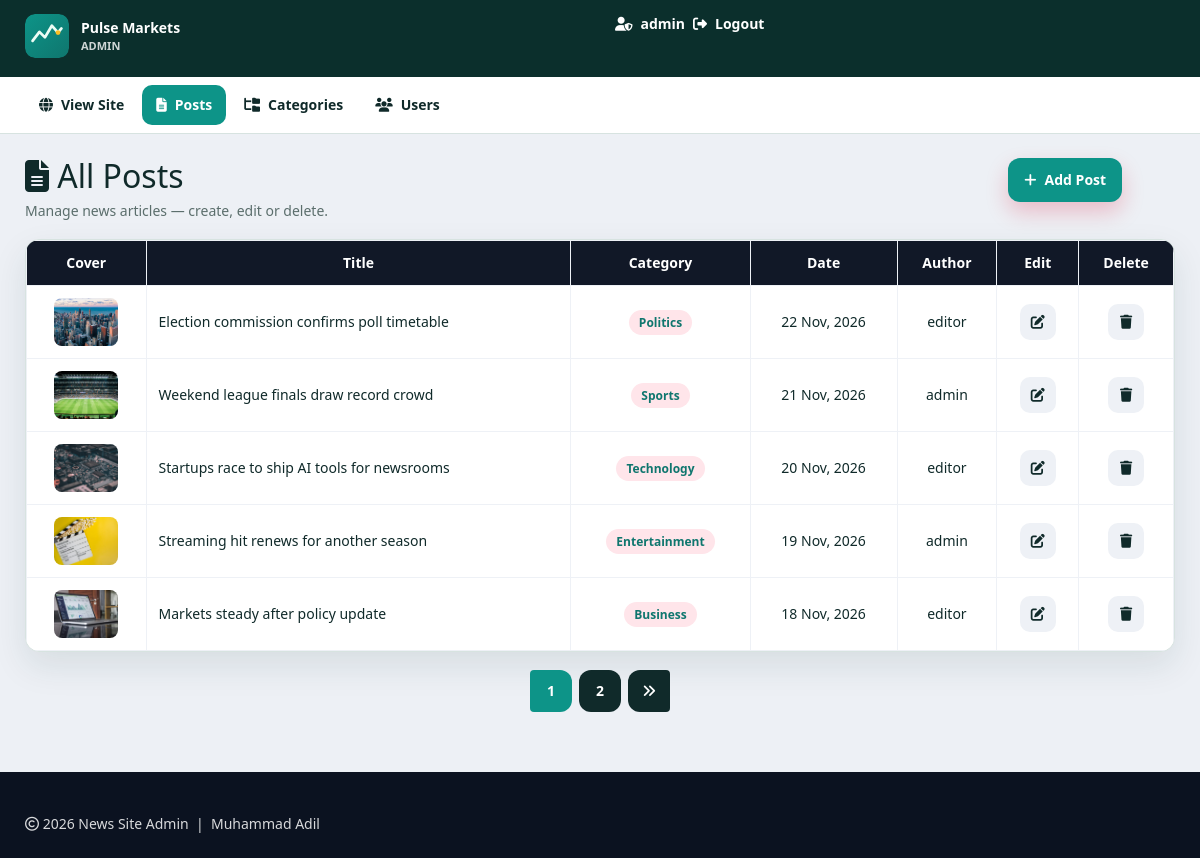
The app's page /admin/post.php (signed in), older data.
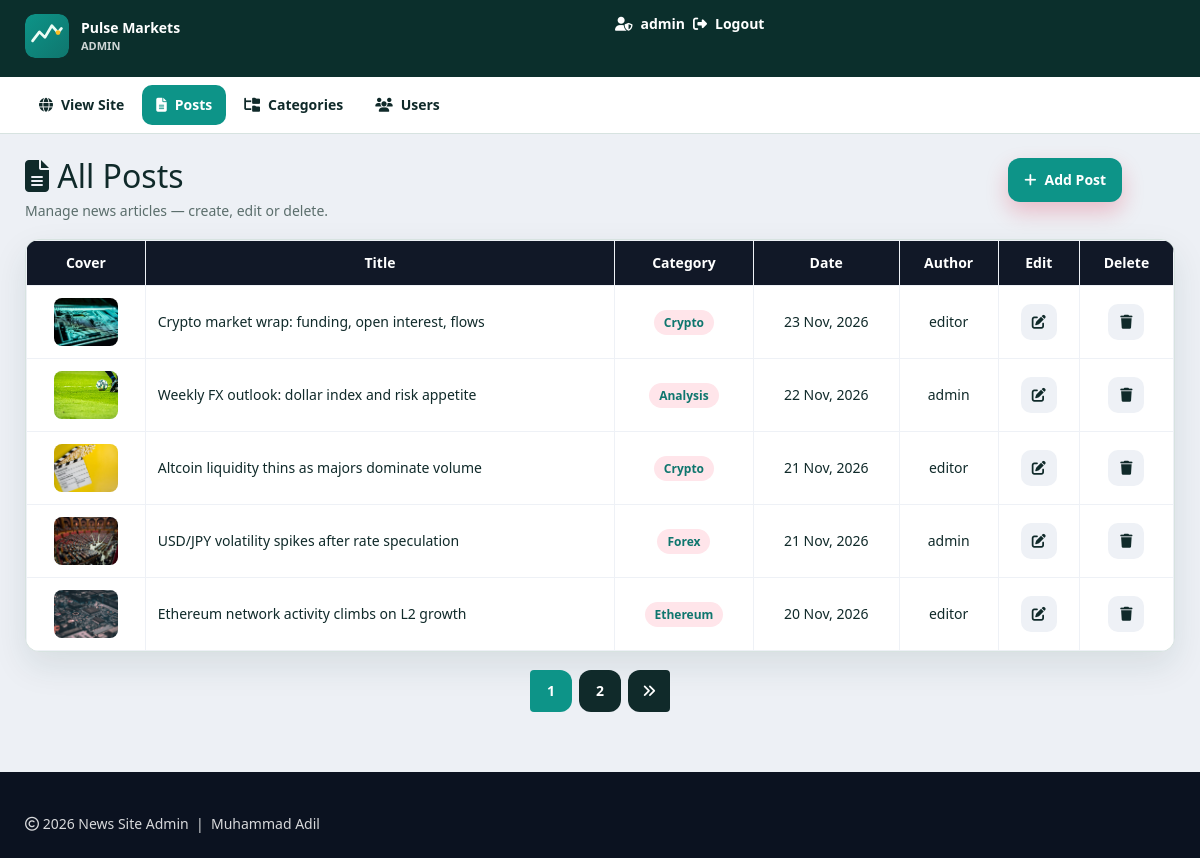
The same page, newer data.
### tables this page shows
CREATE TABLE `posts` (
  `id` int(11) NOT NULL AUTO_INCREMENT,
  `post_title` varchar(200) NOT NULL,
  `post_keywords` text NOT NULL,
  `post_content` int(11) NOT NULL,
  `post_date` varchar(50) NOT NULL,
  `post_author` int(11) NOT NULL,
  `post_image` varchar(255) NOT NULL DEFAULT 'post-format.jpg',
  PRIMARY KEY (`id`)
);

CREATE TABLE `category` (
  `id` int(11) NOT NULL AUTO_INCREMENT,
  `category_name` varchar(100) NOT NULL,
  `post` int(11) NOT NULL DEFAULT 0,
  PRIMARY KEY (`id`)
);

CREATE TABLE `users` (
  `id` int(11) NOT NULL AUTO_INCREMENT,
  `first_name` varchar(30) NOT NULL,
  `last_name` varchar(30) NOT NULL,
  `username` varchar(30) DEFAULT NULL,
  `password` varchar(40) DEFAULT NULL,
  `role` int(11) NOT NULL COMMENT '1=Admin, 0=Normal',
  PRIMARY KEY (`id`)
);

### includes/helpers.php (called while the page is built, shortened)
<?php
function post_image_src($filename, $prefix = '')
{
    $filename = trim((string) $filename);
    $candidates = [
        'images/' . $filename,
        'admin/upload/' . $filename,
    ];
    $root = dirname(__DIR__);
    foreach ($candidates as $rel) {
        if (is_file($root . '/' . $rel)) {
            return $prefix . $rel;
        }
    }
    return $prefix . 'images/post-format.jpg';
}
function e($value)
{
    return htmlspecialchars((string) $value, ENT_QUOTES, 'UTF-8');
}

### admin/post.php (the view, shortened to what the changed rows need)
<?php include "header.php"; ?>
  <div id="admin-content">
      <div class="container">
          <div class="row">
              <div class="col-xs-12 col-sm-8 col-md-10">
                  <h1 class="admin-heading"><i class="fa-solid fa-file-lines"></i> All Posts</h1>
              </div>
              <div class="col-xs-12">
                  <?php
                 include "config.php";
                 $limit = 5;
                 $page = isset($_GET['page']) ? max(1, (int) $_GET['page']) : 1;
                 $offset = ($page - 1) * $limit;
                 if ((string) $_SESSION["role"] === '1') {
                    $sql = "SELECT posts.id, posts.post_title, posts.post_date, posts.post_image, category.category_name, users.username, posts.post_content
                            FROM posts
                            LEFT JOIN category ON posts.post_content = category.id
                            LEFT JOIN users ON posts.post_author = users.id
                            ORDER BY posts.id DESC LIMIT {$offset}, {$limit}";
                 }
                 $result = mysqli_query($conn, $sql) or die("query failed.");
                 if (mysqli_num_rows($result) > 0) {
                  ?>
                  <div class="table-wrap">
                  <table class="content-table">
                      <thead>
                          <tr>
                          <th>Cover</th>
                          <th>Title</th>
                          <th>Category</th>
                          <th>Date</th>
                          <th>Author</th>
                          <th>Edit</th>
                          <th>Delete</th>
                          </tr>
                      </thead>
                      <tbody>
                        <?php while ($row = mysqli_fetch_assoc($result)) { ?>
                          <tr>
                              <td class="thumb-cell">
                                <img class="table-thumb" src="<?php echo e(post_image_src($row['post_image'], '../')); ?>" alt="">
                              </td>
                              <td class="title-cell"><?php echo e($row['post_title']); ?></td>
                              <td><span class="badge-cat"><?php echo e($row['category_name']); ?></span></td>
                              <td><?php echo e($row['post_date']); ?></td>
                              <td><?php echo e($row['username']); ?></td>
                              <td class="edit">
                                <a class="action-btn edit-btn" href="update-post.php?id=<?php echo (int) $row['id']; ?>" title="Edit">
                                  <i class="fa-solid fa-pen-to-square"></i>
                                </a>
                              </td>
                              <td class="delete">
                                <a class="action-btn delete-btn" href="delete-post.php?id=<?php echo (int) $row['id']; ?>" title="Delete" onclick="return confirm('Delete this post?');">
                                  <i class="fa-solid fa-trash"></i>
                                </a>
                              </td>
                          </tr>
                        <?php } ?>
                      </tbody>
                  </table>
                  </div>
                  <?php
                 } else {
                    echo "<p class='empty-state'><i class='fa-regular fa-folder-open'></i> No posts yet. <a href='add-post.php'>Add the first post</a></p>";
                 }
                  ?>
              </div>
          </div>
      </div>
  </div>
<?php include "footer.php"; ?>

Row changes from the older to the newer data that the page shows:
changed posts: post_image: a different picture; post_title "Election commission confirms poll timetable" → "Crypto market wrap: funding, open interest, flows"; category.category_name "Politics" → "Crypto"; post_date "22 Nov, 2026" → "23 Nov, 2026"
changed posts: post_image: a different picture; post_title "Weekend league finals draw record crowd" → "Weekly FX outlook: dollar index and risk appetite"; category.category_name "Sports" → "Analysis"; post_date "21 Nov, 2026" → "22 Nov, 2026"
changed posts: post_image: a different picture; post_title "Startups race to ship AI tools for newsrooms" → "Altcoin liquidity thins as majors dominate volume"; category.category_name "Technology" → "Crypto"; post_date "20 Nov, 2026" → "21 Nov, 2026"
changed posts: post_image: a different picture; post_title "Streaming hit renews for another season" → "USD/JPY volatility spikes after rate speculation"; category.category_name "Entertainment" → "Forex"; post_date "19 Nov, 2026" → "21 Nov, 2026"
changed posts: post_image: a different picture; post_title "Markets steady after policy update" → "Ethereum network activity climbs on L2 growth"; category.category_name "Business" → "Ethereum"; post_date "18 Nov, 2026" → "20 Nov, 2026"
